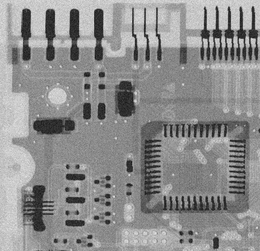
%> input picture Lab7/gauss.tif, 260 x 251 px, shrunk from 464 x 448 before the run
$ octave exercise.m   (GNU Octave 9; MATLAB toolbox functions it lacks are replaced by stand-ins)
%> lines starting %> are read from the running program, lines starting %| are printed output that depends on the picture
### Lab7/myarith.m
function output=myarith(a,s)
  [M,N]=size(a);
%[m,n]=size(window);
i=(s-1)/2;
j=(s-1)/2;
new=zeros(M+2*i,N+2*j);
new(i+1:M+i,j+1:N+j)=a;
output=zeros(M,N);
for k=i+1:M+i
  for l=j+1:N+j
    s1=new(k-i:k+i,l-j:l+j);
    output(k-i,l-j)=sum(sum(s1))/(s*s);
  endfor
endfor
output=uint8(output);
endfunction

### Lab7/mygeo.m
function output=mygeo(a,s)
  [M,N]=size(a);
%[m,n]=size(window);
i=(s-1)/2;
j=(s-1)/2;
new=zeros(M+2*i,N+2*j);
new(i+1:M+i,j+1:N+j)=a;
output=zeros(M,N);
for k=i+1:M+i
  for l=j+1:N+j
    s1=new(k-i:k+i,l-j:l+j);
    output(k-i,l-j)=prod(prod(s1.^(1/(s*s))));
  endfor
endfor
output=uint8(output);
endfunction

### Lab7/exercise.m
clc
clear all
close all
pkg load image
image=imread('gauss.tif');
%> image is the input picture: size 251x260 uint8; min 18, max 229, mean 141.7
figure
imshow(image);
output=myarith(image,3);
figure
imshow(output);
output=myarith(image,5);
%> call 2 of myarith, with s = 5
%> in myarith (call 2), `new(i+1:M+i,j+1:N+j)=a;`:
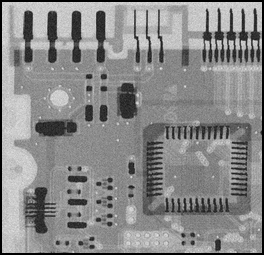
%> new: size 255x264 double; min 0, max 229, mean 137.3
figure
imshow(output);
output=myarith(image,9);
%> call 3 of myarith, with s = 9
%> in myarith (call 3), `new(i+1:M+i,j+1:N+j)=a;`:
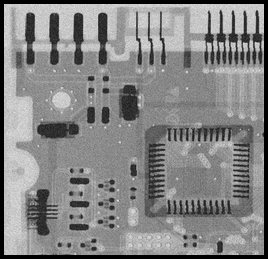
%> new: size 259x268 double; min 0, max 229, mean 133.2
figure
imshow(output);

output=mygeo(image,3);
%> after the loop in mygeo, `for k=i+1:M+i`:
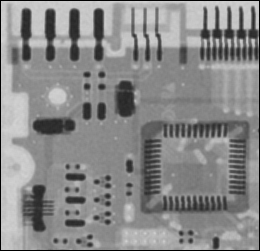
%> output: size 251x260 double; min 0, max 210.9, mean 137.3
figure
imshow(output);
output=mygeo(image,5);
%> call 2 of mygeo, with s = 5
%> after the loop in mygeo (call 2), `for k=i+1:M+i`:
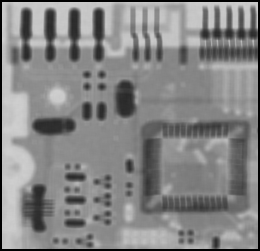
%> output: size 251x260 double; min 0, max 207.3, mean 133.4
figure
imshow(output);

output=mygeo(image,7);
%> call 3 of mygeo, with s = 7
%> in mygeo (call 3), `new(i+1:M+i,j+1:N+j)=a;`:
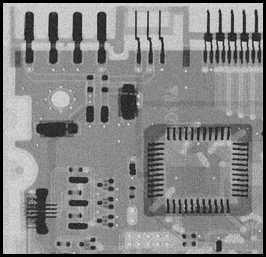
%> new: size 257x266 double; min 0, max 229, mean 135.2
%> after the loop in mygeo (call 3), `for k=i+1:M+i`:
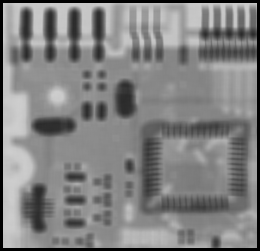
%> output: size 251x260 double; min 0, max 206.1, mean 130.1
figure
imshow(output);
output=mygeo(image,9);
%> call 4 of mygeo, with s = 9
%> after the loop in mygeo (call 4), `for k=i+1:M+i`:
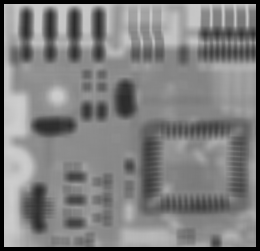
%> output: size 251x260 double; min 0, max 205.7, mean 126.9
figure
imshow(output);
